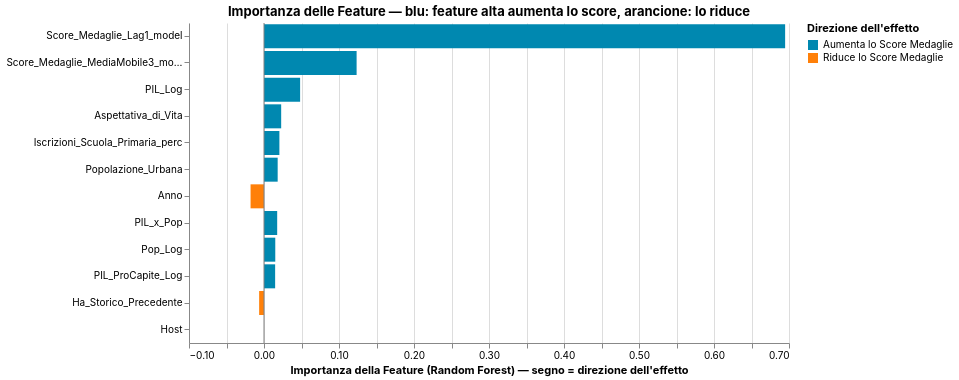

Specify this chart in Vega-Lite:
### Vega-Lite specification from a JSON file in a GitHub repository (floating-point values rounded to 4 significant figures)
{"config": {"background": "transparent", "view": {"stroke": "transparent"}, "title": {"font": "Inter"}, "axis": {"labelFont": "Inter", "titleFont": "Inter"}, "legend": {"labelFont": "Inter", "titleFont": "Inter"}, "header": {"labelFont": "Inter", "titleFont": "Inter"}, "text": {"font": "Inter"}, "range": {"category": ["#1b2140", "#ff8009", "#9a0641", "#ffe34a", "#e7b6af", "#0088b0", "#e03830"], "ramp": ["#e7b6af", "#1b2140"], "heatmap": ["#e7b6af", "#1b2140"]}}, "layer": [{"data": {"name": "data-0e74b02ccbcc4e884f702e4c75502fdb"}, "mark": {"type": "bar"}, "encoding": {"color": {"field": "Direzione_Effetto", "scale": {"domain": ["Aumenta lo Score Medaglie", "Riduce lo Score Medaglie"], "range": ["#0088b0", "#ff8009"]}, "title": "Direzione dell'effetto", "type": "nominal"}, "tooltip": [{"field": "Feature", "type": "nominal"}, {"field": "Importanza", "format": ".3f", "title": "Importanza (valore assoluto)", "type": "quantitative"}, {"field": "Corr_Feature_SHAP", "format": ".3f", "title": "Correlazione feature-SHAP", "type": "quantitative"}, {"field": "Direzione_Effetto", "title": "Direzione", "type": "nominal"}], "x": {"field": "Importanza_Firmata", "title": "Importanza della Feature (Random Forest) — segno = direzione dell'effetto", "type": "quantitative"}, "y": {"field": "Feature", "sort": {"field": "Importanza", "order": "descending"}, "title": null, "type": "nominal"}}, "title": "Importanza delle Feature — blu: feature alta aumenta lo score, arancione: lo riduce"}, {"data": {"name": "data-d285a7403ed98ae579761d64a864032b"}, "mark": {"type": "rule", "color": "gray", "size": 1}, "encoding": {"x": {"field": "x", "type": "quantitative"}}}], "height": 320, "width": 600, "$schema": "https://vega.github.io/schema/vega-lite/v5.20.1.json", "datasets": {"data-0e74b02ccbcc4e884f702e4c75502fdb": [{"Feature": "Score_Medaglie_Lag1_model", "Importanza": 0.6948, "Corr_Feature_SHAP": 0.8248, "Direzione_Effetto": "Aumenta lo Score Medaglie", "Importanza_Firmata": 0.6948}, {"Feature": "Score_Medaglie_MediaMobile3_model", "Importanza": 0.1235, "Corr_Feature_SHAP": 0.5475, "Direzione_Effetto": "Aumenta lo Score Medaglie", "Importanza_Firmata": 0.1235}, {"Feature": "PIL_Log", "Importanza": 0.04815, "Corr_Feature_SHAP": 0.8176, "Direzione_Effetto": "Aumenta lo Score Medaglie", "Importanza_Firmata": 0.04815}, {"Feature": "Aspettativa_di_Vita", "Importanza": 0.0229, "Corr_Feature_SHAP": 0.6863, "Direzione_Effetto": "Aumenta lo Score Medaglie", "Importanza_Firmata": 0.0229}, {"Feature": "Iscrizioni_Scuola_Primaria_perc", "Importanza": 0.02052, "Corr_Feature_SHAP": 0.4427, "Direzione_Effetto": "Aumenta lo Score Medaglie", "Importanza_Firmata": 0.02052}, {"Feature": "Popolazione_Urbana", "Importanza": 0.01823, "Corr_Feature_SHAP": 0.6018, "Direzione_Effetto": "Aumenta lo Score Medaglie", "Importanza_Firmata": 0.01823}, {"Feature": "Anno", "Importanza": 0.01792, "Corr_Feature_SHAP": -0.1906, "Direzione_Effetto": "Riduce lo Score Medaglie", "Importanza_Firmata": -0.01792}, {"Feature": "PIL_x_Pop", "Importanza": 0.01758, "Corr_Feature_SHAP": 0.8341, "Direzione_Effetto": "Aumenta lo Score Medaglie", "Importanza_Firmata": 0.01758}, {"Feature": "Pop_Log", "Importanza": 0.01504, "Corr_Feature_SHAP": 0.4118, "Direzione_Effetto": "Aumenta lo Score Medaglie", "Importanza_Firmata": 0.01504}, {"Feature": "PIL_ProCapite_Log", "Importanza": 0.01485, "Corr_Feature_SHAP": 0.428, "Direzione_Effetto": "Aumenta lo Score Medaglie", "Importanza_Firmata": 0.01485}, {"Feature": "Ha_Storico_Precedente", "Importanza": 0.006479, "Corr_Feature_SHAP": -0.8316, "Direzione_Effetto": "Riduce lo Score Medaglie", "Importanza_Firmata": -0.006479}, {"Feature": "Host", "Importanza": 0.0, "Corr_Feature_SHAP": null, "Direzione_Effetto": "Riduce lo Score Medaglie", "Importanza_Firmata": -0.0}], "data-d285a7403ed98ae579761d64a864032b": [{"x": 0}]}}
